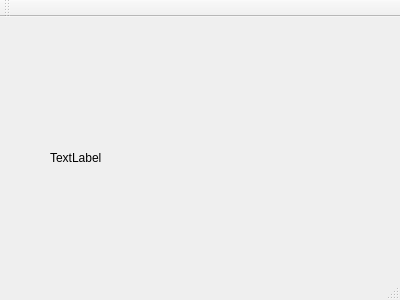
<?xml version="1.0" encoding="UTF-8"?>
<ui version="4.0">
 <class>MainWindow</class>
 <widget class="QMainWindow" name="MainWindow">
  <property name="geometry">
   <rect>
    <x>0</x>
    <y>0</y>
    <width>400</width>
    <height>300</height>
   </rect>
  </property>
  <property name="windowTitle">
   <string>MainWindow</string>
  </property>
  <widget class="QWidget" name="centralWidget">
   <widget class="QLabel" name="statusLabel">
    <property name="geometry">
     <rect>
      <x>50</x>
      <y>100</y>
      <width>311</width>
      <height>81</height>
     </rect>
    </property>
    <property name="text">
     <string>TextLabel</string>
    </property>
   </widget>
  </widget>
  <widget class="QMenuBar" name="menuBar">
   <property name="geometry">
    <rect>
     <x>0</x>
     <y>0</y>
     <width>400</width>
     <height>23</height>
    </rect>
   </property>
  </widget>
  <widget class="QToolBar" name="mainToolBar">
   <attribute name="toolBarArea">
    <enum>TopToolBarArea</enum>
   </attribute>
   <attribute name="toolBarBreak">
    <bool>false</bool>
   </attribute>
  </widget>
  <widget class="QStatusBar" name="statusBar"/>
 </widget>
 <layoutdefault spacing="6" margin="11"/>
 <resources/>
 <connections/>
</ui>
